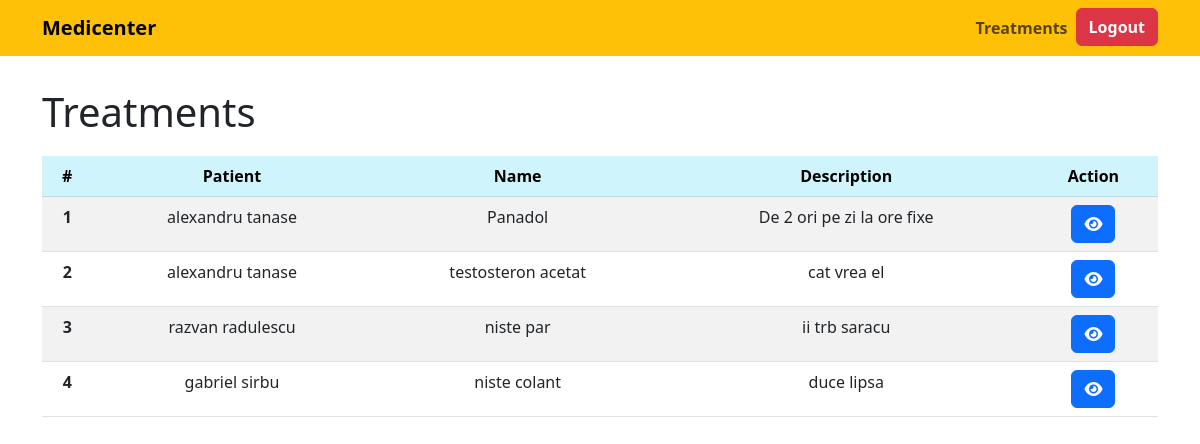
/treatments/ (signed in), run on the app's committed database.
### api/models.py (models this page shows, shortened)
class Treatment(models.Model):
    name = models.CharField(max_length=50)
    description = models.TextField()
    patient = models.ForeignKey(Patient, on_delete=models.CASCADE, related_name='treatments')
    created_at = models.DateTimeField(auto_now_add=True)
    updated_at = models.DateTimeField(auto_now=True)

class Patient(models.Model):
    first_name = models.CharField(max_length=30, null=True)
    last_name = models.CharField(max_length=30, null=True)
    email = models.EmailField(unique=True)
    assistants = models.ManyToManyField(Assistant, related_name='patient_assistants',blank=True)
    created_at = models.DateTimeField(auto_now_add=True)
    updated_at = models.DateTimeField(auto_now=True)
    def __str__(self):
        return f"{self.first_name} {self.last_name}"

### api/views.py (the view)
# urls.py: path('treatments/', views.view_treatments, name='treatments'),
def view_treatments(request):
    treatments = Treatment.objects.all()
    context = {'treatments': treatments}
    return render(request, 'treatments.html', context)

### api/context_processors.py (called while the page is built)
def user_context(request):
    context = {}
    user_role = None
    user_obj = None
    if request.user.is_authenticated:
        try:
            user_obj = UserProfile.objects.get(user=request.user)
            user_role = user_obj.role
        except UserProfile.DoesNotExist:
            pass
    if user_role == 'doctor' or user_role == 'general_manager':
        context['profile'] = user_obj
    elif user_role == 'assistant':
        context['assistant'] = Assistant.objects.get(user=request.user)
    else:
        context['guest'] = True
    return context

### api/templates/treatments.html (shortened to what this page needs)
{% extends 'main.html' %}
{% block content %}
<div class="mt-3 text-center">
    {% if request.user.is_authenticated %}
    <div class="d-flex justify-content-between align-items-center mb-3">
      <h1 class="text-center mt-3 mb-1">Treatments</h1>
    </div>
    <table class="table table-striped table-hover">
        <thead>
            <tr class="table-info">
              <th scope="col">#</th>
              <th scope="col">Patient</th>
              <th scope="col">Name</th>
              <th scope="col">Description</th>
              <th scope="col">Action</th>
            </tr>
          </thead>
          <tbody>
            {% for treatment in treatments  %}
            <tr>
              <th scope="row">{{treatment.id}}</th>
              <td>{{treatment.patient}}</td>
              <td>{{treatment.name}}</td>
              <td>{{treatment.description}}</td>
              <td>
                <a class ="btn btn-primary" href="{% url 'treatments' treatment.id %}"><i class="fa-sharp fa-solid fa-eye"></i></a>
              </td>
            </tr>
            {% endfor %}
          </tbody>
    </table>
    {% else %}
    <div class="mt-5">
        <h1 class="text-danger">You must be logged in to access this page!</h1>
    </div>
    {% endif %}
</div>
{% endblock content %}

### data on the page
Treatment: id "1", patient "alexandru tanase", name "Panadol", description "De 2 ori pe zi la ore fixe"
Treatment: id "2", patient "alexandru tanase", name "testosteron acetat", description "cat vrea el"
Treatment: id "3", patient "razvan radulescu", name "niste par", description "ii trb saracu"
Treatment: id "4", patient "gabriel sirbu", name "niste colant", description "duce lipsa"
